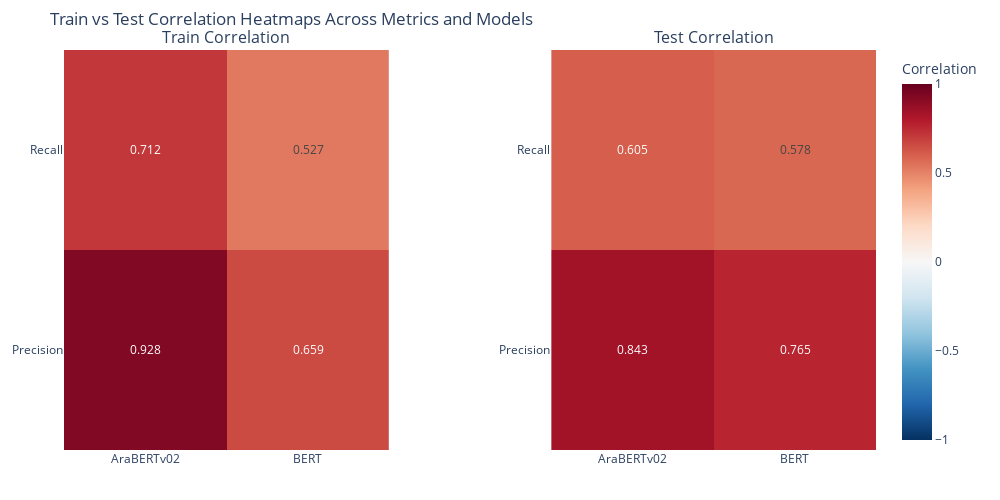

The code cell stored with this chart in its notebook:
### Code cell
import pandas as pd
import plotly.graph_objects as go
from plotly.subplots import make_subplots

# Prepare Train and Test correlation data
metrics = ["Precision", "Recall"]
train_correlation_data = []
test_correlation_data = []
data = tr[tr["Tag"] != "O"]

for model in data["Model"].unique():
    model_data = data[data["Model"] == model]
    for metric in metrics:
        test_correlation = model_data[["Support", metric]].corr().iloc[0, 1]
        train_correlation = model_data[["Train Support", metric]].corr().iloc[0, 1]
        test_correlation_data.append({"Metric": metric, "Model": model, "Correlation": test_correlation})
        train_correlation_data.append({"Metric": metric, "Model": model, "Correlation": train_correlation})

# Create DataFrames for Train and Test
test_correlation_df = pd.DataFrame(test_correlation_data)
test_correlation_df['Correlation'] = test_correlation_df['Correlation'].round(3)
train_correlation_df = pd.DataFrame(train_correlation_data)
train_correlation_df['Correlation'] = train_correlation_df['Correlation'].round(3)

# Pivot for heatmap format
test_heatmap = test_correlation_df.pivot(index="Metric", columns="Model", values="Correlation")
train_heatmap = train_correlation_df.pivot(index="Metric", columns="Model", values="Correlation")

# Create subplots for Train and Test
fig = make_subplots(
    rows=1,
    cols=2,
    subplot_titles=("Train Correlation", "Test Correlation"),
    horizontal_spacing=0.2,
)

# Add Train heatmap with shared color axis
fig.add_trace(
    go.Heatmap(
        z=train_heatmap.values,
        x=train_heatmap.columns,
        y=train_heatmap.index,
        text=train_heatmap.values,
        texttemplate="%{text}",
        hovertemplate="Metric: %{y}<br>Tag: %{x}<br>Count: %{text}<extra></extra>",
        colorscale="RdBu_r",
        zmin=-1,
        zmax=1,
        coloraxis="coloraxis",  # Shared color axis
    ),
    row=1,
    col=1,
)

# Add Test heatmap with shared color axis
fig.add_trace(
    go.Heatmap(
        z=test_heatmap.values,
        x=test_heatmap.columns,
        y=test_heatmap.index,
        text=test_heatmap.values,
        texttemplate="%{text}",
        hovertemplate="Metric: %{y}<br>Tag: %{x}<br>Count: %{text}<extra></extra>",
        colorscale="RdBu_r",
        zmin=-1,
        zmax=1,
        coloraxis="coloraxis",  # Shared color axis
    ),
    row=1,
    col=2,
)

# Update layout with a single shared color axis
fig.update_layout(
    coloraxis=dict(colorscale="RdBu_r", cmin=-1, cmax=1, colorbar=dict(title="Correlation")),
    title="Train vs Test Correlation Heatmaps Across Metrics and Models",
    width=1000,
    height=500,
    template="plotly_white",
    margin=dict(t=50, l=50, r=50, b=50),
)

fig.show()

### Figure 1 — Plotly figure (JSON) as saved in the notebook; plotly's stock layout.template omitted (floating-point values rounded to 4 significant figures)
{"data": [{"coloraxis": "coloraxis", "colorscale": [[0, "rgb(5,48,97)"], [0.1, "rgb(33,102,172)"], [0.2, "rgb(67,147,195)"], [0.3, "rgb(146,197,222)"], [0.4, "rgb(209,229,240)"], [0.5, "rgb(247,247,247)"], [0.6, "rgb(253,219,199)"], [0.7, "rgb(244,165,130)"], [0.8, "rgb(214,96,77)"], [0.9, "rgb(178,24,43)"], [1, "rgb(103,0,31)"]], "hovertemplate": "Metric: %{y}<br>Tag: %{x}<br>Count: %{text}<extra></extra>", "text": [[0.928, 0.659], [0.712, 0.527]], "texttemplate": "%{text}", "type": "heatmap", "x": ["AraBERTv02", "BERT"], "xaxis": "x", "y": ["Precision", "Recall"], "yaxis": "y", "z": [[0.928, 0.659], [0.712, 0.527]], "zmax": 1, "zmin": -1}, {"coloraxis": "coloraxis", "colorscale": [[0, "rgb(5,48,97)"], [0.1, "rgb(33,102,172)"], [0.2, "rgb(67,147,195)"], [0.3, "rgb(146,197,222)"], [0.4, "rgb(209,229,240)"], [0.5, "rgb(247,247,247)"], [0.6, "rgb(253,219,199)"], [0.7, "rgb(244,165,130)"], [0.8, "rgb(214,96,77)"], [0.9, "rgb(178,24,43)"], [1, "rgb(103,0,31)"]], "hovertemplate": "Metric: %{y}<br>Tag: %{x}<br>Count: %{text}<extra></extra>", "text": [[0.843, 0.765], [0.605, 0.578]], "texttemplate": "%{text}", "type": "heatmap", "x": ["AraBERTv02", "BERT"], "xaxis": "x2", "y": ["Precision", "Recall"], "yaxis": "y2", "z": [[0.843, 0.765], [0.605, 0.578]], "zmax": 1, "zmin": -1}], "layout": {"annotations": [{"font": {"size": 16}, "showarrow": false, "text": "Train Correlation", "x": 0.2, "xanchor": "center", "xref": "paper", "y": 1, "yanchor": "bottom", "yref": "paper"}, {"font": {"size": 16}, "showarrow": false, "text": "Test Correlation", "x": 0.8, "xanchor": "center", "xref": "paper", "y": 1, "yanchor": "bottom", "yref": "paper"}], "coloraxis": {"cmax": 1, "cmin": -1, "colorbar": {"title": {"text": "Correlation"}}, "colorscale": [[0, "rgb(5,48,97)"], [0.1, "rgb(33,102,172)"], [0.2, "rgb(67,147,195)"], [0.3, "rgb(146,197,222)"], [0.4, "rgb(209,229,240)"], [0.5, "rgb(247,247,247)"], [0.6, "rgb(253,219,199)"], [0.7, "rgb(244,165,130)"], [0.8, "rgb(214,96,77)"], [0.9, "rgb(178,24,43)"], [1, "rgb(103,0,31)"]]}, "height": 500, "margin": {"b": 50, "l": 50, "r": 50, "t": 50}, "title": {"text": "Train vs Test Correlation Heatmaps Across Metrics and Models"}, "width": 1000, "xaxis": {"anchor": "y", "domain": [0, 0.4]}, "xaxis2": {"anchor": "y2", "domain": [0.6, 1]}, "yaxis": {"anchor": "x", "domain": [0, 1]}, "yaxis2": {"anchor": "x2", "domain": [0, 1]}}}
